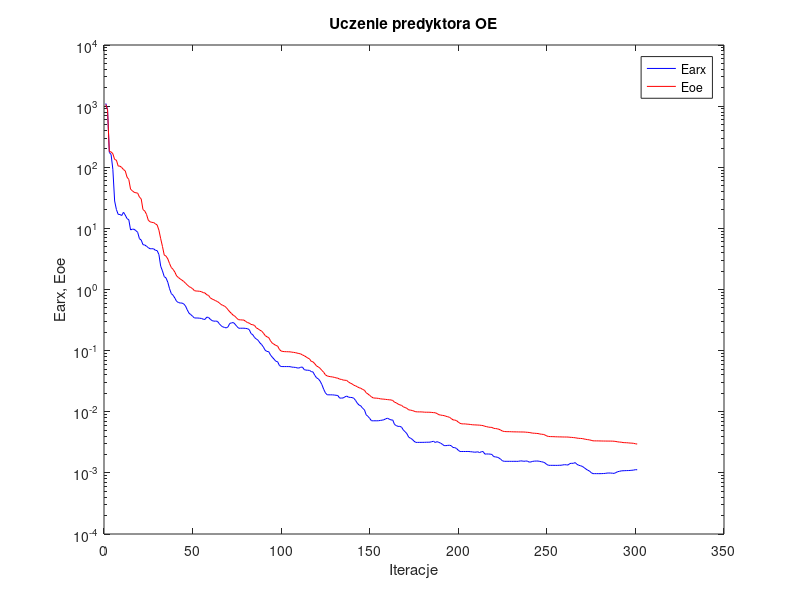
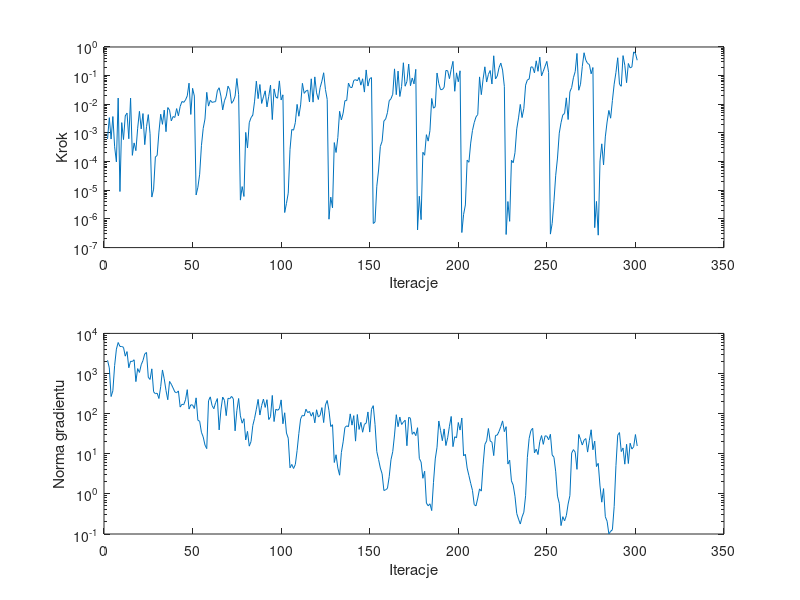

Recreate these plots in MATLAB, in order.
%uczenie predyktora oe
clear all;
n=0; farx(n+1)=1.106648e+003; foe(n+1)=1.065966e+003; wspucz(n+1)=0.000000e+000; ng(n+1)=0.000000e+000;
%odnowa zmiennej metryki
n=1; farx(n+1)=8.767894e+002; foe(n+1)=8.666313e+002; krok(n+1)=6.212354e-004; ng(n+1)=2.135252e+003;
n=2; farx(n+1)=1.747432e+002; foe(n+1)=1.801776e+002; krok(n+1)=3.427028e-003; ng(n+1)=1.375217e+003;
n=3; farx(n+1)=1.616514e+002; foe(n+1)=1.786798e+002; krok(n+1)=6.130208e-004; ng(n+1)=2.667714e+002;
n=4; farx(n+1)=9.200642e+001; foe(n+1)=1.661956e+002; krok(n+1)=3.739948e-003; ng(n+1)=3.705889e+002;
n=5; farx(n+1)=2.807177e+001; foe(n+1)=1.340710e+002; krok(n+1)=3.293253e-004; ng(n+1)=1.585317e+003;
n=6; farx(n+1)=2.035557e+001; foe(n+1)=1.306294e+002; krok(n+1)=9.773946e-005; ng(n+1)=4.055453e+003;
n=7; farx(n+1)=1.695847e+001; foe(n+1)=1.046579e+002; krok(n+1)=1.653090e-002; ng(n+1)=5.929429e+003;
n=8; farx(n+1)=1.684669e+001; foe(n+1)=1.042796e+002; krok(n+1)=9.050777e-006; ng(n+1)=4.721947e+003;
n=9; farx(n+1)=1.623049e+001; foe(n+1)=9.911165e+001; krok(n+1)=2.293768e-003; ng(n+1)=4.705570e+003;
n=10; farx(n+1)=1.836022e+001; foe(n+1)=9.183518e+001; krok(n+1)=5.892785e-004; ng(n+1)=4.502874e+003;
n=11; farx(n+1)=1.649134e+001; foe(n+1)=8.714052e+001; krok(n+1)=3.941672e-003; ng(n+1)=2.708533e+003;
n=12; farx(n+1)=1.443985e+001; foe(n+1)=6.886784e+001; krok(n+1)=4.957342e-003; ng(n+1)=3.521994e+003;
n=13; farx(n+1)=1.385267e+001; foe(n+1)=6.313195e+001; krok(n+1)=6.277588e-004; ng(n+1)=1.392440e+003;
n=14; farx(n+1)=9.427552e+000; foe(n+1)=4.363652e+001; krok(n+1)=1.640492e-002; ng(n+1)=2.024229e+003;
n=15; farx(n+1)=9.717657e+000; foe(n+1)=4.127567e+001; krok(n+1)=1.654388e-004; ng(n+1)=1.992758e+003;
n=16; farx(n+1)=9.657124e+000; foe(n+1)=3.892182e+001; krok(n+1)=4.494798e-004; ng(n+1)=2.202390e+003;
n=17; farx(n+1)=9.185892e+000; foe(n+1)=3.820685e+001; krok(n+1)=2.411330e-004; ng(n+1)=6.278265e+002;
n=18; farx(n+1)=8.626654e+000; foe(n+1)=3.778896e+001; krok(n+1)=1.463096e-003; ng(n+1)=1.326469e+003;
n=19; farx(n+1)=6.782819e+000; foe(n+1)=3.252272e+001; krok(n+1)=5.680993e-003; ng(n+1)=1.063536e+003;
n=20; farx(n+1)=6.450235e+000; foe(n+1)=3.035834e+001; krok(n+1)=1.389400e-003; ng(n+1)=1.652835e+003;
n=21; farx(n+1)=5.409338e+000; foe(n+1)=2.030987e+001; krok(n+1)=4.756638e-003; ng(n+1)=2.110143e+003;
n=22; farx(n+1)=5.353774e+000; foe(n+1)=1.926017e+001; krok(n+1)=3.909299e-004; ng(n+1)=3.083082e+003;
n=23; farx(n+1)=5.098273e+000; foe(n+1)=1.696125e+001; krok(n+1)=1.651908e-003; ng(n+1)=3.346759e+003;
n=24; farx(n+1)=4.843497e+000; foe(n+1)=1.361062e+001; krok(n+1)=4.375565e-003; ng(n+1)=8.064366e+002;
n=25; farx(n+1)=4.637830e+000; foe(n+1)=1.283239e+001; krok(n+1)=9.381121e-004; ng(n+1)=7.106715e+002;
%odnowa zmiennej metryki
n=26; farx(n+1)=4.648369e+000; foe(n+1)=1.253349e+001; krok(n+1)=5.793243e-006; ng(n+1)=1.308099e+003;
n=27; farx(n+1)=4.633291e+000; foe(n+1)=1.247923e+001; krok(n+1)=1.095376e-005; ng(n+1)=3.501258e+002;
n=28; farx(n+1)=4.381095e+000; foe(n+1)=1.188196e+001; krok(n+1)=1.462327e-004; ng(n+1)=3.131835e+002;
n=29; farx(n+1)=4.328800e+000; foe(n+1)=1.137336e+001; krok(n+1)=1.631084e-004; ng(n+1)=3.240567e+002;
n=30; farx(n+1)=3.731512e+000; foe(n+1)=9.350282e+000; krok(n+1)=1.072587e-003; ng(n+1)=2.383594e+002;
n=31; farx(n+1)=2.405658e+000; foe(n+1)=6.778970e+000; krok(n+1)=4.509565e-003; ng(n+1)=4.694292e+002;
n=32; farx(n+1)=2.013689e+000; foe(n+1)=5.068877e+000; krok(n+1)=2.002393e-003; ng(n+1)=1.225943e+003;
n=33; farx(n+1)=1.624697e+000; foe(n+1)=3.666599e+000; krok(n+1)=6.273397e-003; ng(n+1)=7.372851e+002;
n=34; farx(n+1)=1.546958e+000; foe(n+1)=3.519216e+000; krok(n+1)=1.106947e-003; ng(n+1)=3.774568e+002;
n=35; farx(n+1)=1.317019e+000; foe(n+1)=3.172973e+000; krok(n+1)=7.702766e-003; ng(n+1)=2.221889e+002;
n=36; farx(n+1)=1.031240e+000; foe(n+1)=2.661867e+000; krok(n+1)=6.256921e-003; ng(n+1)=6.347420e+002;
n=37; farx(n+1)=8.564252e-001; foe(n+1)=2.286620e+000; krok(n+1)=2.641274e-003; ng(n+1)=5.403534e+002;
n=38; farx(n+1)=8.046167e-001; foe(n+1)=2.136056e+000; krok(n+1)=3.752980e-003; ng(n+1)=4.356440e+002;
n=39; farx(n+1)=7.233161e-001; foe(n+1)=1.922511e+000; krok(n+1)=3.481777e-003; ng(n+1)=3.463626e+002;
n=40; farx(n+1)=6.382630e-001; foe(n+1)=1.666408e+000; krok(n+1)=7.088910e-003; ng(n+1)=3.320213e+002;
n=41; farx(n+1)=6.134623e-001; foe(n+1)=1.570707e+000; krok(n+1)=3.966104e-003; ng(n+1)=3.683352e+002;
n=42; farx(n+1)=6.007011e-001; foe(n+1)=1.491761e+000; krok(n+1)=8.417037e-003; ng(n+1)=1.458135e+002;
n=43; farx(n+1)=6.009339e-001; foe(n+1)=1.421913e+000; krok(n+1)=1.251384e-002; ng(n+1)=1.710280e+002;
n=44; farx(n+1)=5.817044e-001; foe(n+1)=1.354445e+000; krok(n+1)=1.170476e-002; ng(n+1)=1.671472e+002;
n=45; farx(n+1)=5.380824e-001; foe(n+1)=1.268268e+000; krok(n+1)=1.417782e-002; ng(n+1)=2.208130e+002;
n=46; farx(n+1)=4.649694e-001; foe(n+1)=1.189242e+000; krok(n+1)=1.971968e-002; ng(n+1)=3.960620e+002;
n=47; farx(n+1)=4.086692e-001; foe(n+1)=1.117648e+000; krok(n+1)=5.466235e-002; ng(n+1)=1.298374e+002;
n=48; farx(n+1)=3.885503e-001; foe(n+1)=1.077118e+000; krok(n+1)=4.427789e-003; ng(n+1)=1.658539e+002;
n=49; farx(n+1)=3.649248e-001; foe(n+1)=1.032304e+000; krok(n+1)=3.612031e-002; ng(n+1)=1.647486e+002;
n=50; farx(n+1)=3.425321e-001; foe(n+1)=9.593079e-001; krok(n+1)=1.939776e-002; ng(n+1)=1.340798e+002;
%odnowa zmiennej metryki
n=51; farx(n+1)=3.418185e-001; foe(n+1)=9.440409e-001; krok(n+1)=6.869231e-006; ng(n+1)=2.474744e+002;
n=52; farx(n+1)=3.415529e-001; foe(n+1)=9.416675e-001; krok(n+1)=1.274727e-005; ng(n+1)=6.818360e+001;
n=53; farx(n+1)=3.389640e-001; foe(n+1)=9.344377e-001; krok(n+1)=3.635626e-005; ng(n+1)=6.467529e+001;
n=54; farx(n+1)=3.363064e-001; foe(n+1)=9.217549e-001; krok(n+1)=3.604935e-004; ng(n+1)=3.429219e+001;
n=55; farx(n+1)=3.268829e-001; foe(n+1)=8.888704e-001; krok(n+1)=1.441974e-003; ng(n+1)=2.620840e+001;
n=56; farx(n+1)=3.239660e-001; foe(n+1)=8.780017e-001; krok(n+1)=3.065383e-003; ng(n+1)=1.650170e+001;
n=57; farx(n+1)=3.528328e-001; foe(n+1)=8.200645e-001; krok(n+1)=2.617232e-002; ng(n+1)=1.342096e+001;
n=58; farx(n+1)=3.492651e-001; foe(n+1)=8.004365e-001; krok(n+1)=8.648560e-003; ng(n+1)=2.094696e+002;
n=59; farx(n+1)=3.260204e-001; foe(n+1)=7.301499e-001; krok(n+1)=1.376948e-002; ng(n+1)=2.618365e+002;
n=60; farx(n+1)=3.100297e-001; foe(n+1)=6.994756e-001; krok(n+1)=1.165868e-002; ng(n+1)=1.599092e+002;
n=61; farx(n+1)=3.031303e-001; foe(n+1)=6.791236e-001; krok(n+1)=1.214360e-002; ng(n+1)=1.323324e+002;
n=62; farx(n+1)=3.042453e-001; foe(n+1)=6.556540e-001; krok(n+1)=1.238677e-002; ng(n+1)=1.871489e+002;
n=63; farx(n+1)=3.019851e-001; foe(n+1)=6.360383e-001; krok(n+1)=2.977641e-002; ng(n+1)=2.375138e+002;
n=64; farx(n+1)=2.776699e-001; foe(n+1)=6.068848e-001; krok(n+1)=3.778964e-002; ng(n+1)=3.933740e+001;
n=65; farx(n+1)=2.570447e-001; foe(n+1)=5.707460e-001; krok(n+1)=1.931884e-002; ng(n+1)=1.237063e+002;
n=66; farx(n+1)=2.451528e-001; foe(n+1)=5.511783e-001; krok(n+1)=6.374691e-003; ng(n+1)=2.593799e+002;
n=67; farx(n+1)=2.397239e-001; foe(n+1)=5.349451e-001; krok(n+1)=1.333847e-002; ng(n+1)=2.143129e+002;
n=68; farx(n+1)=2.353842e-001; foe(n+1)=5.080135e-001; krok(n+1)=1.909176e-002; ng(n+1)=8.917893e+001;
n=69; farx(n+1)=2.447702e-001; foe(n+1)=4.670813e-001; krok(n+1)=4.294671e-002; ng(n+1)=2.416144e+002;
n=70; farx(n+1)=2.789603e-001; foe(n+1)=4.315010e-001; krok(n+1)=3.229291e-002; ng(n+1)=2.350514e+002;
n=71; farx(n+1)=2.842037e-001; foe(n+1)=4.042837e-001; krok(n+1)=1.082825e-002; ng(n+1)=2.689989e+002;
n=72; farx(n+1)=2.885642e-001; foe(n+1)=3.780392e-001; krok(n+1)=1.305321e-002; ng(n+1)=2.347436e+002;
n=73; farx(n+1)=2.702439e-001; foe(n+1)=3.638634e-001; krok(n+1)=1.941426e-002; ng(n+1)=3.729140e+001;
n=74; farx(n+1)=2.488019e-001; foe(n+1)=3.368337e-001; krok(n+1)=7.959957e-002; ng(n+1)=1.193241e+002;
n=75; farx(n+1)=2.325880e-001; foe(n+1)=3.202227e-001; krok(n+1)=2.165649e-002; ng(n+1)=2.385437e+002;
%odnowa zmiennej metryki
n=76; farx(n+1)=2.325091e-001; foe(n+1)=3.189776e-001; krok(n+1)=4.539226e-006; ng(n+1)=8.787571e+001;
n=77; farx(n+1)=2.325151e-001; foe(n+1)=3.172854e-001; krok(n+1)=1.344676e-005; ng(n+1)=5.784505e+001;
n=78; farx(n+1)=2.327049e-001; foe(n+1)=3.160988e-001; krok(n+1)=6.082025e-006; ng(n+1)=7.482236e+001;
n=79; farx(n+1)=2.306810e-001; foe(n+1)=2.999553e-001; krok(n+1)=1.045351e-003; ng(n+1)=2.214842e+001;
n=80; farx(n+1)=2.286703e-001; foe(n+1)=2.880279e-001; krok(n+1)=2.983088e-004; ng(n+1)=3.615612e+001;
n=81; farx(n+1)=2.205819e-001; foe(n+1)=2.816502e-001; krok(n+1)=2.282102e-003; ng(n+1)=1.548056e+001;
n=82; farx(n+1)=1.901993e-001; foe(n+1)=2.684659e-001; krok(n+1)=3.411474e-003; ng(n+1)=2.019882e+001;
n=83; farx(n+1)=1.819029e-001; foe(n+1)=2.651671e-001; krok(n+1)=4.210497e-003; ng(n+1)=5.072319e+001;
n=84; farx(n+1)=1.638524e-001; foe(n+1)=2.575944e-001; krok(n+1)=1.290032e-002; ng(n+1)=7.644033e+001;
n=85; farx(n+1)=1.550114e-001; foe(n+1)=2.351952e-001; krok(n+1)=6.423218e-002; ng(n+1)=1.291415e+002;
n=86; farx(n+1)=1.475520e-001; foe(n+1)=2.272874e-001; krok(n+1)=1.576669e-002; ng(n+1)=2.267101e+002;
n=87; farx(n+1)=1.339769e-001; foe(n+1)=2.160277e-001; krok(n+1)=4.904612e-002; ng(n+1)=9.239631e+001;
n=88; farx(n+1)=1.255170e-001; foe(n+1)=2.089170e-001; krok(n+1)=1.071180e-002; ng(n+1)=1.597136e+002;
n=89; farx(n+1)=1.141898e-001; foe(n+1)=1.929824e-001; krok(n+1)=1.819302e-002; ng(n+1)=2.309726e+002;
n=90; farx(n+1)=1.011852e-001; foe(n+1)=1.762446e-001; krok(n+1)=2.954351e-002; ng(n+1)=1.429910e+002;
n=91; farx(n+1)=9.712555e-002; foe(n+1)=1.684294e-001; krok(n+1)=8.111094e-003; ng(n+1)=2.226977e+002;
n=92; farx(n+1)=9.610779e-002; foe(n+1)=1.631572e-001; krok(n+1)=1.902655e-002; ng(n+1)=7.125940e+001;
n=93; farx(n+1)=8.463949e-002; foe(n+1)=1.447761e-001; krok(n+1)=4.655230e-002; ng(n+1)=8.355278e+001;
n=94; farx(n+1)=7.808625e-002; foe(n+1)=1.322622e-001; krok(n+1)=2.926191e-003; ng(n+1)=2.842248e+002;
n=95; farx(n+1)=7.239987e-002; foe(n+1)=1.271333e-001; krok(n+1)=3.432277e-002; ng(n+1)=6.350965e+001;
n=96; farx(n+1)=6.703318e-002; foe(n+1)=1.215051e-001; krok(n+1)=1.785641e-002; ng(n+1)=1.287631e+002;
n=97; farx(n+1)=6.595585e-002; foe(n+1)=1.190258e-001; krok(n+1)=1.631060e-002; ng(n+1)=1.213716e+002;
n=98; farx(n+1)=5.721599e-002; foe(n+1)=1.047634e-001; krok(n+1)=6.561970e-002; ng(n+1)=1.329506e+002;
n=99; farx(n+1)=5.497942e-002; foe(n+1)=9.847456e-002; krok(n+1)=1.417782e-002; ng(n+1)=2.201324e+002;
n=100; farx(n+1)=5.485490e-002; foe(n+1)=9.694400e-002; krok(n+1)=2.142882e-002; ng(n+1)=5.591681e+001;
%odnowa zmiennej metryki
n=101; farx(n+1)=5.484310e-002; foe(n+1)=9.621332e-002; krok(n+1)=1.673753e-006; ng(n+1)=1.051176e+002;
n=102; farx(n+1)=5.484976e-002; foe(n+1)=9.606421e-002; krok(n+1)=3.485881e-006; ng(n+1)=3.289825e+001;
n=103; farx(n+1)=5.480941e-002; foe(n+1)=9.578576e-002; krok(n+1)=7.938342e-006; ng(n+1)=2.446250e+001;
n=104; farx(n+1)=5.471767e-002; foe(n+1)=9.560701e-002; krok(n+1)=2.630324e-004; ng(n+1)=4.471068e+000;
n=105; farx(n+1)=5.377437e-002; foe(n+1)=9.439525e-002; krok(n+1)=1.325801e-003; ng(n+1)=5.423748e+000;
n=106; farx(n+1)=5.349130e-002; foe(n+1)=9.372050e-002; krok(n+1)=1.250908e-003; ng(n+1)=4.296365e+000;
n=107; farx(n+1)=5.314342e-002; foe(n+1)=9.268713e-002; krok(n+1)=2.293768e-003; ng(n+1)=5.390411e+000;
n=108; farx(n+1)=5.220281e-002; foe(n+1)=9.123848e-002; krok(n+1)=9.939766e-003; ng(n+1)=1.201901e+001;
n=109; farx(n+1)=5.184522e-002; foe(n+1)=8.967195e-002; krok(n+1)=3.830473e-003; ng(n+1)=3.227598e+001;
n=110; farx(n+1)=5.341991e-002; foe(n+1)=8.848248e-002; krok(n+1)=9.524551e-003; ng(n+1)=7.460849e+001;
n=111; farx(n+1)=5.388308e-002; foe(n+1)=8.508259e-002; krok(n+1)=5.401650e-002; ng(n+1)=9.121708e+001;
n=112; farx(n+1)=4.895920e-002; foe(n+1)=8.256843e-002; krok(n+1)=2.407667e-002; ng(n+1)=8.731620e+001;
n=113; farx(n+1)=4.796919e-002; foe(n+1)=7.934187e-002; krok(n+1)=2.900728e-002; ng(n+1)=1.289845e+002;
n=114; farx(n+1)=4.779313e-002; foe(n+1)=7.562675e-002; krok(n+1)=3.144138e-002; ng(n+1)=1.057043e+002;
n=115; farx(n+1)=4.753858e-002; foe(n+1)=7.350537e-002; krok(n+1)=1.204622e-002; ng(n+1)=1.135849e+002;
n=116; farx(n+1)=4.545480e-002; foe(n+1)=6.658793e-002; krok(n+1)=7.759105e-002; ng(n+1)=8.670150e+001;
n=117; farx(n+1)=4.465146e-002; foe(n+1)=6.554450e-002; krok(n+1)=1.189189e-002; ng(n+1)=1.075328e+002;
n=118; farx(n+1)=3.941886e-002; foe(n+1)=6.098955e-002; krok(n+1)=9.048247e-002; ng(n+1)=5.898601e+001;
n=119; farx(n+1)=3.586042e-002; foe(n+1)=5.598917e-002; krok(n+1)=2.502130e-002; ng(n+1)=1.249176e+002;
n=120; farx(n+1)=3.452968e-002; foe(n+1)=5.418241e-002; krok(n+1)=1.468412e-002; ng(n+1)=8.249507e+001;
n=121; farx(n+1)=3.169939e-002; foe(n+1)=5.132263e-002; krok(n+1)=3.830459e-002; ng(n+1)=9.073754e+001;
n=122; farx(n+1)=2.782123e-002; foe(n+1)=4.744140e-002; krok(n+1)=6.414287e-002; ng(n+1)=1.413993e+002;
n=123; farx(n+1)=2.336715e-002; foe(n+1)=4.427458e-002; krok(n+1)=1.259999e-001; ng(n+1)=5.994341e+001;
n=124; farx(n+1)=2.034902e-002; foe(n+1)=4.013697e-002; krok(n+1)=3.300845e-002; ng(n+1)=1.647515e+002;
n=125; farx(n+1)=1.893833e-002; foe(n+1)=3.851604e-002; krok(n+1)=1.483652e-002; ng(n+1)=2.126944e+002;
%odnowa zmiennej metryki
n=126; farx(n+1)=1.892638e-002; foe(n+1)=3.787478e-002; krok(n+1)=9.793865e-007; ng(n+1)=1.190906e+002;
n=127; farx(n+1)=1.892141e-002; foe(n+1)=3.741420e-002; krok(n+1)=5.772899e-006; ng(n+1)=4.774124e+001;
n=128; farx(n+1)=1.889526e-002; foe(n+1)=3.712103e-002; krok(n+1)=2.443179e-006; ng(n+1)=5.302562e+001;
n=129; farx(n+1)=1.877480e-002; foe(n+1)=3.651405e-002; krok(n+1)=4.616173e-004; ng(n+1)=6.054237e+000;
n=130; farx(n+1)=1.859950e-002; foe(n+1)=3.583820e-002; krok(n+1)=2.084136e-004; ng(n+1)=9.448065e+000;
n=131; farx(n+1)=1.843444e-002; foe(n+1)=3.542736e-002; krok(n+1)=6.935224e-004; ng(n+1)=4.419485e+000;
n=132; farx(n+1)=1.674167e-002; foe(n+1)=3.417579e-002; krok(n+1)=5.711090e-003; ng(n+1)=2.919978e+000;
n=133; farx(n+1)=1.673327e-002; foe(n+1)=3.383250e-002; krok(n+1)=2.841023e-003; ng(n+1)=1.077610e+001;
n=134; farx(n+1)=1.680368e-002; foe(n+1)=3.301873e-002; krok(n+1)=4.912155e-003; ng(n+1)=1.981594e+001;
n=135; farx(n+1)=1.751750e-002; foe(n+1)=3.276375e-002; krok(n+1)=1.340015e-002; ng(n+1)=4.521171e+001;
n=136; farx(n+1)=1.806485e-002; foe(n+1)=3.255387e-002; krok(n+1)=1.345640e-002; ng(n+1)=4.970453e+001;
n=137; farx(n+1)=1.732764e-002; foe(n+1)=3.070071e-002; krok(n+1)=5.507577e-002; ng(n+1)=4.714424e+001;
n=138; farx(n+1)=1.716906e-002; foe(n+1)=2.945308e-002; krok(n+1)=3.911298e-002; ng(n+1)=9.866222e+001;
n=139; farx(n+1)=1.707988e-002; foe(n+1)=2.859466e-002; krok(n+1)=3.854743e-002; ng(n+1)=5.172316e+001;
n=140; farx(n+1)=1.663644e-002; foe(n+1)=2.719046e-002; krok(n+1)=6.826594e-002; ng(n+1)=8.908662e+001;
n=141; farx(n+1)=1.533804e-002; foe(n+1)=2.654184e-002; krok(n+1)=7.255280e-002; ng(n+1)=2.064410e+001;
n=142; farx(n+1)=1.378174e-002; foe(n+1)=2.562229e-002; krok(n+1)=6.589702e-002; ng(n+1)=9.519925e+001;
n=143; farx(n+1)=1.286946e-002; foe(n+1)=2.471174e-002; krok(n+1)=8.693674e-002; ng(n+1)=4.040679e+001;
n=144; farx(n+1)=1.245170e-002; foe(n+1)=2.422142e-002; krok(n+1)=4.663645e-002; ng(n+1)=6.069051e+001;
n=145; farx(n+1)=1.138385e-002; foe(n+1)=2.315517e-002; krok(n+1)=7.780615e-002; ng(n+1)=3.440351e+001;
n=146; farx(n+1)=1.080558e-002; foe(n+1)=2.254050e-002; krok(n+1)=2.667694e-002; ng(n+1)=5.418923e+001;
n=147; farx(n+1)=8.923001e-003; foe(n+1)=2.046337e-002; krok(n+1)=1.582278e-001; ng(n+1)=5.794580e+001;
n=148; farx(n+1)=8.406076e-003; foe(n+1)=1.953801e-002; krok(n+1)=4.321748e-002; ng(n+1)=1.101849e+002;
n=149; farx(n+1)=7.772935e-003; foe(n+1)=1.848261e-002; krok(n+1)=7.835091e-002; ng(n+1)=3.473015e+001;
n=150; farx(n+1)=7.117191e-003; foe(n+1)=1.753765e-002; krok(n+1)=8.569436e-002; ng(n+1)=1.285631e+002;
%odnowa zmiennej metryki
n=151; farx(n+1)=7.114372e-003; foe(n+1)=1.681484e-002; krok(n+1)=6.925221e-007; ng(n+1)=1.580256e+002;
n=152; farx(n+1)=7.117278e-003; foe(n+1)=1.673865e-002; krok(n+1)=7.861902e-007; ng(n+1)=5.405497e+001;
n=153; farx(n+1)=7.113362e-003; foe(n+1)=1.667186e-002; krok(n+1)=1.384553e-005; ng(n+1)=1.130663e+001;
n=154; farx(n+1)=7.129737e-003; foe(n+1)=1.652066e-002; krok(n+1)=5.092656e-005; ng(n+1)=7.182946e+000;
n=155; farx(n+1)=7.217490e-003; foe(n+1)=1.627744e-002; krok(n+1)=3.395966e-004; ng(n+1)=4.399554e+000;
n=156; farx(n+1)=7.282408e-003; foe(n+1)=1.615604e-002; krok(n+1)=5.126539e-004; ng(n+1)=3.163351e+000;
n=157; farx(n+1)=7.399640e-003; foe(n+1)=1.606518e-002; krok(n+1)=2.614439e-003; ng(n+1)=1.213363e+000;
n=158; farx(n+1)=7.656798e-003; foe(n+1)=1.593800e-002; krok(n+1)=3.065383e-003; ng(n+1)=1.268972e+000;
n=159; farx(n+1)=7.841220e-003; foe(n+1)=1.581200e-002; krok(n+1)=5.107684e-003; ng(n+1)=1.366019e+000;
n=160; farx(n+1)=7.586020e-003; foe(n+1)=1.569296e-002; krok(n+1)=1.333847e-002; ng(n+1)=2.686133e+000;
n=161; farx(n+1)=7.341999e-003; foe(n+1)=1.561201e-002; krok(n+1)=1.561084e-002; ng(n+1)=7.092142e+000;
n=162; farx(n+1)=7.333897e-003; foe(n+1)=1.529296e-002; krok(n+1)=2.243330e-002; ng(n+1)=1.130722e+001;
n=163; farx(n+1)=6.191072e-003; foe(n+1)=1.432158e-002; krok(n+1)=1.722157e-001; ng(n+1)=2.941969e+001;
n=164; farx(n+1)=5.939435e-003; foe(n+1)=1.400214e-002; krok(n+1)=2.165649e-002; ng(n+1)=9.410684e+001;
n=165; farx(n+1)=5.761337e-003; foe(n+1)=1.336768e-002; krok(n+1)=1.442609e-001; ng(n+1)=4.729737e+001;
n=166; farx(n+1)=5.773675e-003; foe(n+1)=1.296149e-002; krok(n+1)=1.871779e-002; ng(n+1)=8.225096e+001;
n=167; farx(n+1)=5.587215e-003; foe(n+1)=1.271981e-002; krok(n+1)=4.215364e-002; ng(n+1)=5.370095e+001;
n=168; farx(n+1)=5.010572e-003; foe(n+1)=1.198745e-002; krok(n+1)=2.815910e-001; ng(n+1)=6.145383e+001;
n=169; farx(n+1)=4.710186e-003; foe(n+1)=1.174456e-002; krok(n+1)=4.277073e-002; ng(n+1)=6.866972e+001;
n=170; farx(n+1)=4.371388e-003; foe(n+1)=1.134200e-002; krok(n+1)=6.260022e-002; ng(n+1)=1.583878e+001;
n=171; farx(n+1)=3.840272e-003; foe(n+1)=1.074813e-002; krok(n+1)=2.538306e-001; ng(n+1)=8.075339e+001;
n=172; farx(n+1)=3.694212e-003; foe(n+1)=1.063149e-002; krok(n+1)=4.446078e-002; ng(n+1)=7.664593e+001;
n=173; farx(n+1)=3.542353e-003; foe(n+1)=1.048845e-002; krok(n+1)=8.276012e-002; ng(n+1)=3.051393e+001;
n=174; farx(n+1)=3.298902e-003; foe(n+1)=1.023846e-002; krok(n+1)=5.142836e-002; ng(n+1)=3.488021e+001;
n=175; farx(n+1)=3.153824e-003; foe(n+1)=1.000256e-002; krok(n+1)=1.655578e-001; ng(n+1)=2.821827e+001;
%odnowa zmiennej metryki
n=176; farx(n+1)=3.154190e-003; foe(n+1)=9.959923e-003; krok(n+1)=4.130358e-007; ng(n+1)=4.459868e+001;
n=177; farx(n+1)=3.155830e-003; foe(n+1)=9.947214e-003; krok(n+1)=6.176249e-006; ng(n+1)=7.671288e+000;
n=178; farx(n+1)=3.155733e-003; foe(n+1)=9.946024e-003; krok(n+1)=9.449257e-007; ng(n+1)=6.213341e+000;
n=179; farx(n+1)=3.158236e-003; foe(n+1)=9.905527e-003; krok(n+1)=2.119010e-004; ng(n+1)=2.448347e+000;
n=180; farx(n+1)=3.161651e-003; foe(n+1)=9.835024e-003; krok(n+1)=1.670732e-004; ng(n+1)=3.678055e+000;
n=181; farx(n+1)=3.173425e-003; foe(n+1)=9.825423e-003; krok(n+1)=8.713055e-004; ng(n+1)=5.894950e-001;
n=182; farx(n+1)=3.174290e-003; foe(n+1)=9.821313e-003; krok(n+1)=5.188110e-004; ng(n+1)=5.047440e-001;
n=183; farx(n+1)=3.179441e-003; foe(n+1)=9.809407e-003; krok(n+1)=1.203191e-003; ng(n+1)=5.657524e-001;
n=184; farx(n+1)=3.236155e-003; foe(n+1)=9.748033e-003; krok(n+1)=1.600678e-002; ng(n+1)=3.837487e-001;
n=185; farx(n+1)=3.287317e-003; foe(n+1)=9.675588e-003; krok(n+1)=7.321912e-003; ng(n+1)=1.939206e+000;
n=186; farx(n+1)=3.142320e-003; foe(n+1)=9.631479e-003; krok(n+1)=8.252113e-003; ng(n+1)=7.438674e+000;
n=187; farx(n+1)=3.244850e-003; foe(n+1)=9.352494e-003; krok(n+1)=1.234039e-001; ng(n+1)=1.453151e+001;
n=188; farx(n+1)=3.153086e-003; foe(n+1)=8.956898e-003; krok(n+1)=5.258261e-002; ng(n+1)=6.558105e+001;
n=189; farx(n+1)=3.070539e-003; foe(n+1)=8.828912e-003; krok(n+1)=3.243320e-002; ng(n+1)=3.770718e+001;
n=190; farx(n+1)=2.935216e-003; foe(n+1)=8.730044e-003; krok(n+1)=3.271756e-002; ng(n+1)=2.117368e+001;
n=191; farx(n+1)=2.796792e-003; foe(n+1)=8.647211e-003; krok(n+1)=3.895661e-002; ng(n+1)=4.158440e+001;
n=192; farx(n+1)=2.788436e-003; foe(n+1)=8.442813e-003; krok(n+1)=1.515816e-001; ng(n+1)=1.602480e+001;
n=193; farx(n+1)=2.817395e-003; foe(n+1)=8.296032e-003; krok(n+1)=1.484116e-001; ng(n+1)=2.497784e+001;
n=194; farx(n+1)=2.830997e-003; foe(n+1)=8.115229e-003; krok(n+1)=7.835091e-002; ng(n+1)=4.848980e+001;
n=195; farx(n+1)=2.785807e-003; foe(n+1)=7.764308e-003; krok(n+1)=1.664562e-001; ng(n+1)=8.509690e+001;
n=196; farx(n+1)=2.601197e-003; foe(n+1)=7.366576e-003; krok(n+1)=3.155149e-001; ng(n+1)=1.503862e+001;
n=197; farx(n+1)=2.587741e-003; foe(n+1)=7.310622e-003; krok(n+1)=2.847603e-002; ng(n+1)=2.654903e+001;
n=198; farx(n+1)=2.508098e-003; foe(n+1)=7.168717e-003; krok(n+1)=1.251841e-001; ng(n+1)=2.489688e+001;
n=199; farx(n+1)=2.341786e-003; foe(n+1)=6.770298e-003; krok(n+1)=6.105720e-002; ng(n+1)=6.013771e+001;
n=200; farx(n+1)=2.238704e-003; foe(n+1)=6.461578e-003; krok(n+1)=1.475580e-001; ng(n+1)=3.893690e+001;
%odnowa zmiennej metryki
n=201; farx(n+1)=2.237688e-003; foe(n+1)=6.339477e-003; krok(n+1)=3.353287e-007; ng(n+1)=7.777898e+001;
n=202; farx(n+1)=2.237897e-003; foe(n+1)=6.334548e-003; krok(n+1)=1.440921e-006; ng(n+1)=8.833468e+000;
n=203; farx(n+1)=2.236727e-003; foe(n+1)=6.323204e-003; krok(n+1)=3.073770e-006; ng(n+1)=9.730694e+000;
n=204; farx(n+1)=2.239365e-003; foe(n+1)=6.266771e-003; krok(n+1)=1.123699e-004; ng(n+1)=4.406537e+000;
n=205; farx(n+1)=2.236771e-003; foe(n+1)=6.240264e-003; krok(n+1)=9.476985e-005; ng(n+1)=2.852958e+000;
n=206; farx(n+1)=2.217841e-003; foe(n+1)=6.180434e-003; krok(n+1)=4.430569e-004; ng(n+1)=1.835166e+000;
n=207; farx(n+1)=2.207447e-003; foe(n+1)=6.126145e-003; krok(n+1)=1.215721e-003; ng(n+1)=1.224330e+000;
n=208; farx(n+1)=2.182572e-003; foe(n+1)=6.103277e-003; krok(n+1)=2.298967e-003; ng(n+1)=5.380157e-001;
n=209; farx(n+1)=2.185006e-003; foe(n+1)=6.083727e-003; krok(n+1)=3.625910e-003; ng(n+1)=5.033419e-001;
n=210; farx(n+1)=2.213187e-003; foe(n+1)=6.058991e-003; krok(n+1)=4.419773e-003; ng(n+1)=7.850883e-001;
n=211; farx(n+1)=2.147485e-003; foe(n+1)=6.039279e-003; krok(n+1)=9.035956e-002; ng(n+1)=1.332812e+000;
n=212; farx(n+1)=2.216186e-003; foe(n+1)=5.988018e-003; krok(n+1)=2.173419e-002; ng(n+1)=1.171366e+000;
n=213; farx(n+1)=2.233591e-003; foe(n+1)=5.932821e-003; krok(n+1)=7.517970e-002; ng(n+1)=5.285782e+000;
n=214; farx(n+1)=2.028146e-003; foe(n+1)=5.783361e-003; krok(n+1)=2.031949e-001; ng(n+1)=1.708145e+001;
n=215; farx(n+1)=2.040915e-003; foe(n+1)=5.710092e-003; krok(n+1)=5.983917e-002; ng(n+1)=2.092583e+001;
n=216; farx(n+1)=2.034307e-003; foe(n+1)=5.606119e-003; krok(n+1)=1.107294e-001; ng(n+1)=4.266138e+001;
n=217; farx(n+1)=2.028908e-003; foe(n+1)=5.568092e-003; krok(n+1)=1.509846e-001; ng(n+1)=2.076350e+001;
n=218; farx(n+1)=1.999479e-003; foe(n+1)=5.541774e-003; krok(n+1)=5.113139e-002; ng(n+1)=1.945695e+001;
n=219; farx(n+1)=1.844319e-003; foe(n+1)=5.348825e-003; krok(n+1)=4.930774e-001; ng(n+1)=8.997774e+000;
n=220; farx(n+1)=1.826430e-003; foe(n+1)=5.314701e-003; krok(n+1)=7.682071e-002; ng(n+1)=2.861545e+001;
n=221; farx(n+1)=1.803926e-003; foe(n+1)=5.261877e-003; krok(n+1)=9.668121e-002; ng(n+1)=2.918564e+001;
n=222; farx(n+1)=1.750480e-003; foe(n+1)=5.163270e-003; krok(n+1)=1.902702e-001; ng(n+1)=3.605538e+001;
n=223; farx(n+1)=1.663974e-003; foe(n+1)=4.995919e-003; krok(n+1)=2.745822e-001; ng(n+1)=4.760292e+001;
n=224; farx(n+1)=1.570978e-003; foe(n+1)=4.819836e-003; krok(n+1)=1.569333e-001; ng(n+1)=6.590953e+001;
n=225; farx(n+1)=1.546345e-003; foe(n+1)=4.758207e-003; krok(n+1)=4.215364e-002; ng(n+1)=3.560302e+001;
%odnowa zmiennej metryki
n=226; farx(n+1)=1.546477e-003; foe(n+1)=4.727275e-003; krok(n+1)=2.864371e-007; ng(n+1)=4.730722e+001;
n=227; farx(n+1)=1.546230e-003; foe(n+1)=4.723595e-003; krok(n+1)=4.053211e-006; ng(n+1)=5.523306e+000;
n=228; farx(n+1)=1.545951e-003; foe(n+1)=4.722098e-003; krok(n+1)=8.251419e-007; ng(n+1)=6.904718e+000;
n=229; farx(n+1)=1.544582e-003; foe(n+1)=4.705753e-003; krok(n+1)=1.120667e-004; ng(n+1)=2.109232e+000;
n=230; farx(n+1)=1.544833e-003; foe(n+1)=4.695790e-003; krok(n+1)=9.119445e-005; ng(n+1)=1.653707e+000;
n=231; farx(n+1)=1.547080e-003; foe(n+1)=4.687999e-003; krok(n+1)=2.044712e-004; ng(n+1)=8.722391e-001;
n=232; farx(n+1)=1.543540e-003; foe(n+1)=4.682778e-003; krok(n+1)=1.389400e-003; ng(n+1)=3.236386e-001;
n=233; farx(n+1)=1.546966e-003; foe(n+1)=4.677126e-003; krok(n+1)=3.349706e-003; ng(n+1)=2.358430e-001;
n=234; farx(n+1)=1.567793e-003; foe(n+1)=4.669582e-003; krok(n+1)=9.907068e-003; ng(n+1)=1.771920e-001;
n=235; farx(n+1)=1.568154e-003; foe(n+1)=4.666952e-003; krok(n+1)=3.442371e-003; ng(n+1)=2.661481e-001;
n=236; farx(n+1)=1.545961e-003; foe(n+1)=4.661619e-003; krok(n+1)=7.119007e-003; ng(n+1)=3.490005e-001;
n=237; farx(n+1)=1.562199e-003; foe(n+1)=4.637687e-003; krok(n+1)=4.663470e-002; ng(n+1)=9.008328e-001;
n=238; farx(n+1)=1.559236e-003; foe(n+1)=4.609885e-003; krok(n+1)=7.113068e-002; ng(n+1)=8.122995e+000;
n=239; farx(n+1)=1.500403e-003; foe(n+1)=4.582770e-003; krok(n+1)=7.587642e-002; ng(n+1)=2.411306e+001;
n=240; farx(n+1)=1.510623e-003; foe(n+1)=4.524203e-003; krok(n+1)=2.016994e-001; ng(n+1)=3.801043e+001;
n=241; farx(n+1)=1.542523e-003; foe(n+1)=4.466144e-003; krok(n+1)=1.991516e-001; ng(n+1)=4.310437e+001;
n=242; farx(n+1)=1.558190e-003; foe(n+1)=4.453927e-003; krok(n+1)=1.253365e-001; ng(n+1)=1.050645e+001;
n=243; farx(n+1)=1.560543e-003; foe(n+1)=4.424916e-003; krok(n+1)=3.288994e-001; ng(n+1)=1.304555e+001;
n=244; farx(n+1)=1.562750e-003; foe(n+1)=4.403426e-003; krok(n+1)=1.416892e-001; ng(n+1)=9.561418e+000;
n=245; farx(n+1)=1.541195e-003; foe(n+1)=4.330092e-003; krok(n+1)=4.423764e-001; ng(n+1)=2.001186e+001;
n=246; farx(n+1)=1.520701e-003; foe(n+1)=4.287497e-003; krok(n+1)=9.759878e-002; ng(n+1)=2.841090e+001;
n=247; farx(n+1)=1.498453e-003; foe(n+1)=4.259992e-003; krok(n+1)=1.434696e-001; ng(n+1)=1.717254e+001;
n=248; farx(n+1)=1.451903e-003; foe(n+1)=4.159236e-003; krok(n+1)=2.134155e-001; ng(n+1)=2.806304e+001;
n=249; farx(n+1)=1.367621e-003; foe(n+1)=4.007414e-003; krok(n+1)=3.152950e-001; ng(n+1)=2.731861e+001;
n=250; farx(n+1)=1.328885e-003; foe(n+1)=3.942083e-003; krok(n+1)=1.278954e-001; ng(n+1)=2.228294e+001;
%odnowa zmiennej metryki
n=251; farx(n+1)=1.328834e-003; foe(n+1)=3.921914e-003; krok(n+1)=2.955112e-007; ng(n+1)=3.057186e+001;
n=252; farx(n+1)=1.328532e-003; foe(n+1)=3.918579e-003; krok(n+1)=7.009401e-007; ng(n+1)=9.350156e+000;
n=253; farx(n+1)=1.327886e-003; foe(n+1)=3.909328e-003; krok(n+1)=4.137357e-006; ng(n+1)=8.178600e+000;
n=254; farx(n+1)=1.327174e-003; foe(n+1)=3.893986e-003; krok(n+1)=3.351833e-005; ng(n+1)=3.549969e+000;
n=255; farx(n+1)=1.326565e-003; foe(n+1)=3.889398e-003; krok(n+1)=1.333447e-004; ng(n+1)=8.799770e-001;
n=256; farx(n+1)=1.332035e-003; foe(n+1)=3.878743e-003; krok(n+1)=9.854180e-004; ng(n+1)=5.839110e-001;
n=257; farx(n+1)=1.332568e-003; foe(n+1)=3.877371e-003; krok(n+1)=2.282102e-003; ng(n+1)=1.620832e-001;
n=258; farx(n+1)=1.349343e-003; foe(n+1)=3.866597e-003; krok(n+1)=4.267031e-003; ng(n+1)=2.704736e-001;
n=259; farx(n+1)=1.361090e-003; foe(n+1)=3.863309e-003; krok(n+1)=4.800362e-003; ng(n+1)=2.129465e-001;
n=260; farx(n+1)=1.353961e-003; foe(n+1)=3.859982e-003; krok(n+1)=1.680437e-002; ng(n+1)=2.880023e-001;
n=261; farx(n+1)=1.345266e-003; foe(n+1)=3.855347e-003; krok(n+1)=2.943935e-003; ng(n+1)=5.588294e-001;
n=262; farx(n+1)=1.422602e-003; foe(n+1)=3.820330e-003; krok(n+1)=2.729179e-002; ng(n+1)=9.048260e-001;
n=263; farx(n+1)=1.434923e-003; foe(n+1)=3.809157e-003; krok(n+1)=3.840290e-002; ng(n+1)=1.041443e+001;
n=264; farx(n+1)=1.433223e-003; foe(n+1)=3.779333e-003; krok(n+1)=8.472165e-002; ng(n+1)=1.269517e+001;
n=265; farx(n+1)=1.473810e-003; foe(n+1)=3.756111e-003; krok(n+1)=1.392689e-001; ng(n+1)=1.090842e+001;
n=266; farx(n+1)=1.379010e-003; foe(n+1)=3.706172e-003; krok(n+1)=5.956610e-001; ng(n+1)=4.088790e+000;
n=267; farx(n+1)=1.331901e-003; foe(n+1)=3.673853e-003; krok(n+1)=3.094863e-002; ng(n+1)=3.032234e+001;
n=268; farx(n+1)=1.308651e-003; foe(n+1)=3.660786e-003; krok(n+1)=5.025120e-002; ng(n+1)=2.285566e+001;
n=269; farx(n+1)=1.277242e-003; foe(n+1)=3.641319e-003; krok(n+1)=2.063035e-001; ng(n+1)=1.649951e+001;
n=270; farx(n+1)=1.221731e-003; foe(n+1)=3.587925e-003; krok(n+1)=6.290754e-001; ng(n+1)=2.182018e+001;
n=271; farx(n+1)=1.159420e-003; foe(n+1)=3.537882e-003; krok(n+1)=3.456460e-001; ng(n+1)=2.393964e+001;
n=272; farx(n+1)=1.108757e-003; foe(n+1)=3.499431e-003; krok(n+1)=2.656312e-001; ng(n+1)=1.100880e+001;
n=273; farx(n+1)=1.074893e-003; foe(n+1)=3.471154e-003; krok(n+1)=2.454949e-001; ng(n+1)=2.168977e+001;
n=274; farx(n+1)=1.010891e-003; foe(n+1)=3.410035e-003; krok(n+1)=1.160291e-001; ng(n+1)=3.964784e+001;
n=275; farx(n+1)=9.717031e-004; foe(n+1)=3.346898e-003; krok(n+1)=1.919924e-001; ng(n+1)=1.258348e+001;
%odnowa zmiennej metryki
n=276; farx(n+1)=9.718027e-004; foe(n+1)=3.340181e-003; krok(n+1)=4.962554e-007; ng(n+1)=2.068946e+001;
n=277; farx(n+1)=9.714984e-004; foe(n+1)=3.336677e-003; krok(n+1)=4.084523e-006; ng(n+1)=4.796118e+000;
n=278; farx(n+1)=9.714449e-004; foe(n+1)=3.336284e-003; krok(n+1)=2.715887e-007; ng(n+1)=5.768702e+000;
n=279; farx(n+1)=9.707934e-004; foe(n+1)=3.328725e-003; krok(n+1)=1.051281e-004; ng(n+1)=1.576416e+000;
n=280; farx(n+1)=9.733245e-004; foe(n+1)=3.323796e-003; krok(n+1)=4.175751e-004; ng(n+1)=6.213316e-001;
n=281; farx(n+1)=9.766136e-004; foe(n+1)=3.318831e-003; krok(n+1)=7.663580e-005; ng(n+1)=1.353715e+000;
n=282; farx(n+1)=9.808065e-004; foe(n+1)=3.317271e-003; krok(n+1)=7.286945e-004; ng(n+1)=2.690167e-001;
n=283; farx(n+1)=9.928866e-004; foe(n+1)=3.314096e-003; krok(n+1)=2.415320e-003; ng(n+1)=2.083920e-001;
n=284; farx(n+1)=9.953292e-004; foe(n+1)=3.312560e-003; krok(n+1)=6.113282e-003; ng(n+1)=1.006870e-001;
n=285; farx(n+1)=9.934187e-004; foe(n+1)=3.311241e-003; krok(n+1)=3.271540e-003; ng(n+1)=1.166505e-001;
n=286; farx(n+1)=9.878646e-004; foe(n+1)=3.305655e-003; krok(n+1)=1.351485e-002; ng(n+1)=1.279771e-001;
n=287; farx(n+1)=9.802369e-004; foe(n+1)=3.291885e-003; krok(n+1)=5.055608e-002; ng(n+1)=4.852105e-001;
n=288; farx(n+1)=1.012624e-003; foe(n+1)=3.260787e-003; krok(n+1)=1.300904e-001; ng(n+1)=5.057708e+000;
n=289; farx(n+1)=1.046889e-003; foe(n+1)=3.219147e-003; krok(n+1)=4.206609e-001; ng(n+1)=2.902764e+001;
n=290; farx(n+1)=1.059664e-003; foe(n+1)=3.190543e-003; krok(n+1)=5.005537e-002; ng(n+1)=3.374152e+001;
n=291; farx(n+1)=1.078523e-003; foe(n+1)=3.178119e-003; krok(n+1)=4.256083e-002; ng(n+1)=1.134916e+001;
n=292; farx(n+1)=1.082900e-003; foe(n+1)=3.132604e-003; krok(n+1)=4.997929e-001; ng(n+1)=1.394748e+001;
n=293; farx(n+1)=1.086877e-003; foe(n+1)=3.120629e-003; krok(n+1)=2.317569e-001; ng(n+1)=5.503696e+000;
n=294; farx(n+1)=1.089558e-003; foe(n+1)=3.113495e-003; krok(n+1)=5.670481e-002; ng(n+1)=1.721795e+001;
n=295; farx(n+1)=1.092009e-003; foe(n+1)=3.096837e-003; krok(n+1)=2.656312e-001; ng(n+1)=5.712611e+000;
n=296; farx(n+1)=1.096019e-003; foe(n+1)=3.076320e-003; krok(n+1)=1.865458e-001; ng(n+1)=1.831441e+001;
n=297; farx(n+1)=1.103453e-003; foe(n+1)=3.064428e-003; krok(n+1)=2.013997e-001; ng(n+1)=1.310795e+001;
n=298; farx(n+1)=1.111060e-003; foe(n+1)=3.042923e-003; krok(n+1)=6.744582e-001; ng(n+1)=1.495375e+001;
n=299; farx(n+1)=1.129213e-003; foe(n+1)=2.994804e-003; krok(n+1)=5.982775e-001; ng(n+1)=3.014626e+001;
n=300; farx(n+1)=1.123865e-003; foe(n+1)=2.961509e-003; krok(n+1)=3.444314e-001; ng(n+1)=1.559321e+001;

figure; semilogy(farx,'b'); hold on; semilogy(foe,'r'); xlabel('Iteracje'); ylabel('Earx, Eoe'); legend('Earx','Eoe'); title('Uczenie predyktora OE');
figure; subplot(2,1,1); semilogy(krok); xlabel('Iteracje'); ylabel('Krok');
subplot(2,1,2); semilogy(ng); xlabel('Iteracje'); ylabel('Norma gradientu');
Earx=farx(n+1)
Eoe=foe(n+1)
